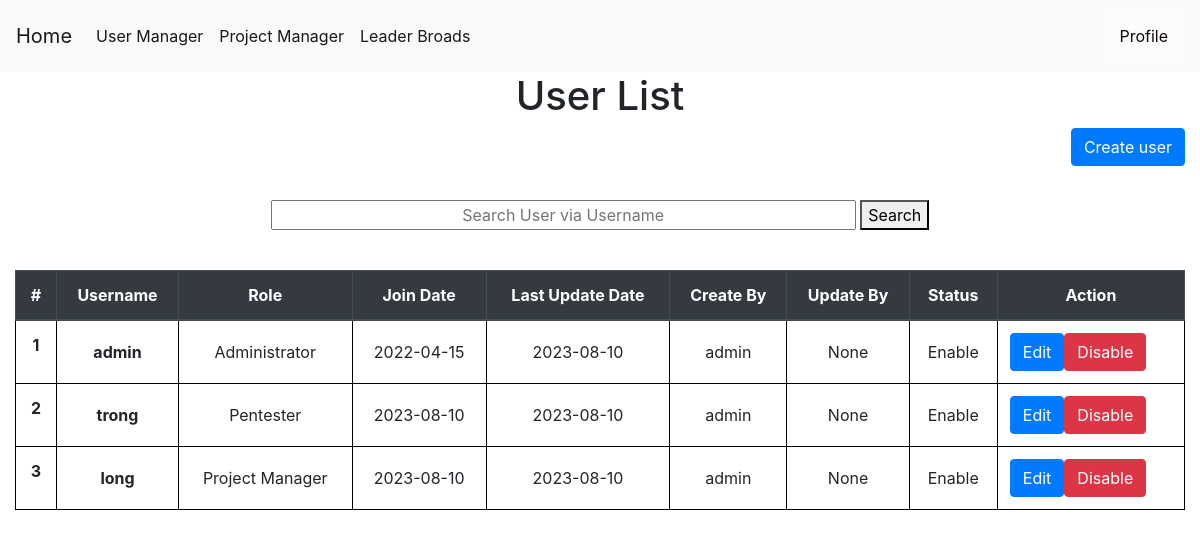
Before: /enableaccount (signed in) with the older database file.
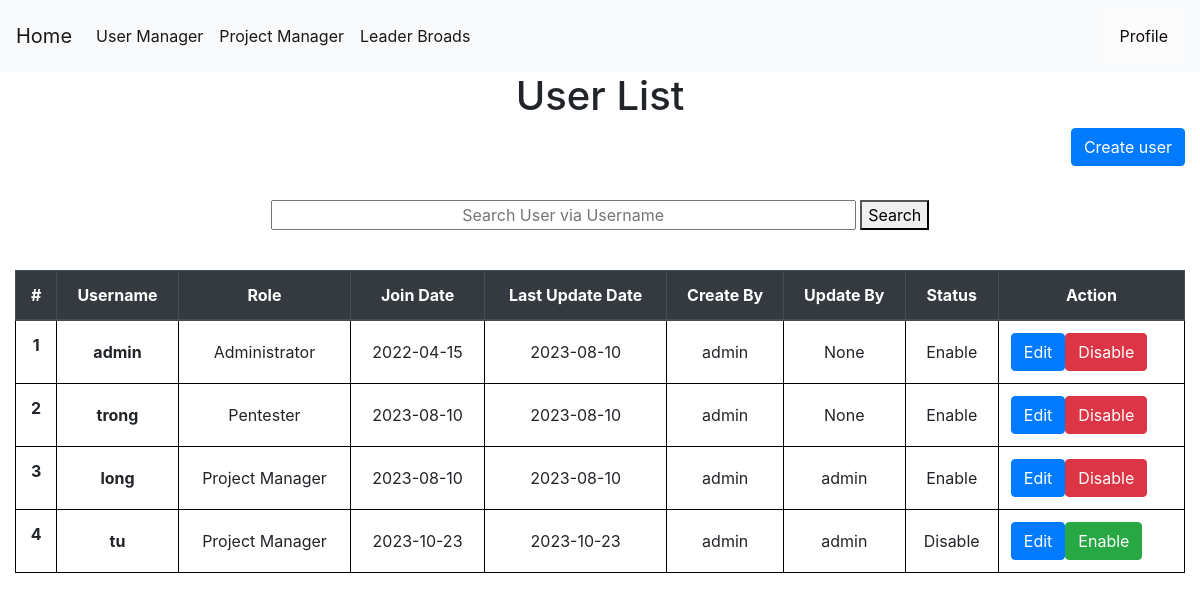
After: the same page with the newer database file.
### tables this page shows
CREATE TABLE users (
    userid INTEGER PRIMARY KEY AUTOINCREMENT,
    username TEXT NOT NULL,
    password TEXT NOT NULL,
    join_date date NOT NULL,
    update_date date,
    create_by TEXT NOT NULL,
    update_by TEXT,
    isactive INTEGER NOT NULL,
    role TEXT NOT NULL
);

### app.py (the view, shortened to what this page needs)
@app.route("/enableaccount", methods=('GET', 'POST'))
def enableaccount():
    if session["userid"] == None:
        return redirect(url_for('login'))
    currentuser = get_current_user()
    if currentuser["role"] != 'Administrator':
        return render_template('403.html',)
    msg = ''
    conn = get_db_connection()
    users = conn.execute('SELECT * FROM users').fetchall()
    conn.commit()
    conn.close()
    return render_template('show_user.html', currentuser=currentuser,users=users,msg=msg)

### app.py (called while the page is built)
def get_db_connection():
    conn = sqlite3.connect('database.db')
    conn.row_factory = sqlite3.Row
    return conn

def get_current_user():
    userid = session["userid"]
    conn = get_db_connection()
    user = conn.execute('SELECT * FROM users WHERE userid = ?',(userid,)).fetchone()
    conn.commit()
    conn.close()
    return user

### templates/show_user.html (shortened to what this page needs)
{% extends 'base.html' %}
{% block content %}
    <center><h1>{% block title %}  User List  {% endblock %}</h1></center>
    <link rel= "stylesheet" type= "text/css" href= "{{ url_for('static',filename='css/showuser.css') }}">
    <a href="{{ url_for('add_user')}}" class="btn btn-primary" style="float: right;" role="button" aria-pressed="true">Create user</a>
  <center>
  <form action="{{ url_for('search_user') }}" method ="GET">
    <input style="text-align: center;width:50%;" name="username" type="username" placeholder="Search User via Username" />
    <button>Search</button>
  </form>
</center></br>
    <table class="table">
        <thead class="thead-dark" text-align="center" style="text-align: center;width:100%;">
          <tr>
            <th style="text-align: center"scope="col">#</th>
            <th style="text-align: center"scope="col">Username</th>
            <th style="text-align: center"scope="col">Role</th>
            <th style="text-align: center"scope="col">Join Date</th>
            <th style="text-align: center"scope="col">Last Update Date</th>
            <th style="text-align: center"scope="col">Create By</th>
            <th style="text-align: center"scope="col">Update By</th>
            <th style="text-align: center"scope="col">Status</th>
            <th style="text-align: center"scope="col">Action</th>
          </tr>
        </thead>
        <tbody>
        {% for user in users %}
          <tr>
            <th style="text-align: center"class="counterCell"></th>
            <th style="text-align: center"class="align-middle"  scope="row">{{ user.username }}</th>
            <td style="text-align: center"class="align-middle" >{{ user.role }}</td>
            <td style="text-align: center"class="align-middle" >{{ user.join_date }}</td>
            <td style="text-align: center"class="align-middle" >{{ user.update_date }}</td>
            <td style="text-align: center"class="align-middle" >{{ user.create_by }}</td>
            <td style="text-align: center"class="align-middle" >{{ user.update_by }}</td>
            {% if user.isactive == 1 %}
            <td style="text-align: center"class="align-middle">Enable</td>
            {%else%}
            <td style="text-align: center"class="align-middle">Disable</td>
            {% endif %}
            <td style="text-align: center"class="align-middle">
              <span style="float:left;">
              <a href="{{ url_for('edituser',id= user.userid) }} "class="btn btn-primary">Edit</a>
              </span>
              {% if user.isactive == 1 %}
              <span style="float:left;">
              <form action="{{ url_for('showuser') }}" method=post >
                  <button id="disable" type=submit class="btn btn-danger" >Disable</button>
              </form>
            </span>
            {% else %}
            <span style="float:left;">
              <form action="{{ url_for('enableaccount') }}" method=post >
                  <button id="enable" type=submit class="btn btn-success" >Enable</button>
              </form>
            </span>
            {% endif %}
            </td>
          </tr>
        {% endfor %}
        </tbody>
      </table>
{% endblock %}

Changed rows visible on the page:
changed users "long": update_by "None" → "admin"
added users: username "tu", role "Project Manager", join_date "2023-10-23", update_date "2023-10-23", create_by "admin", update_by "admin", isactive "Disable"
